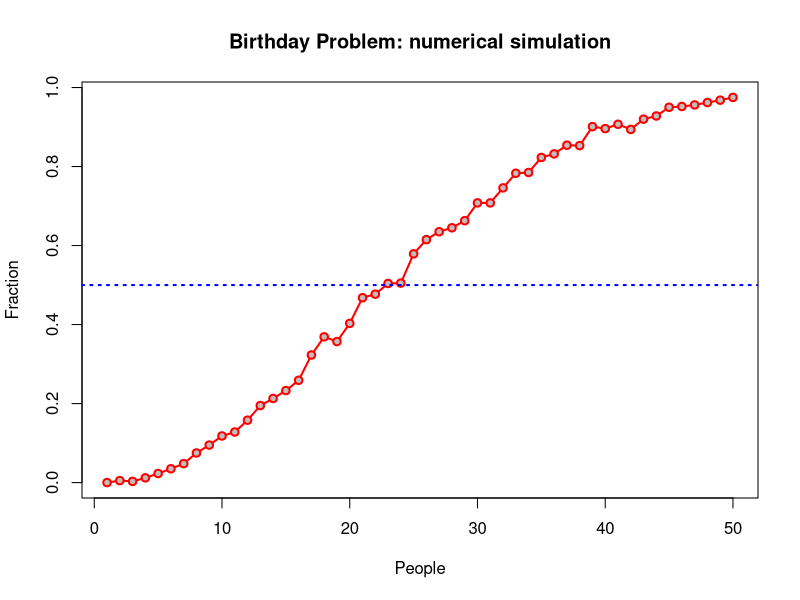
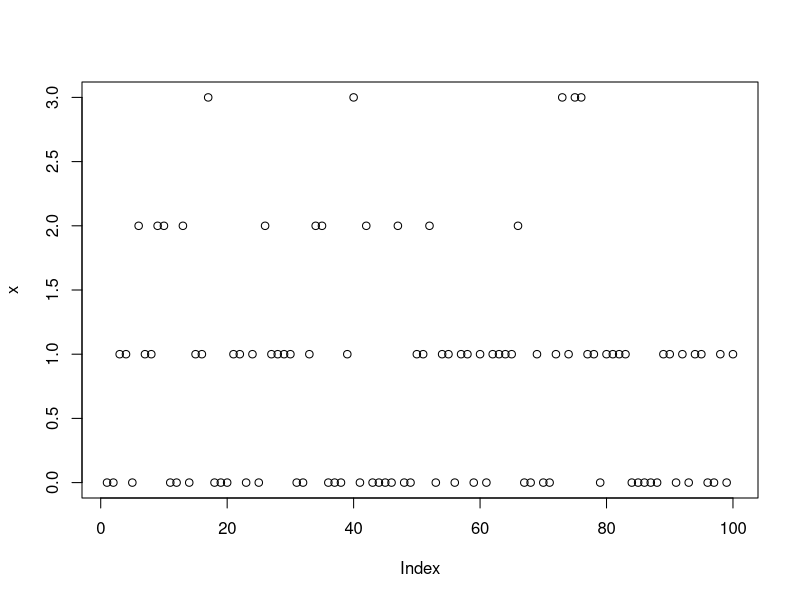
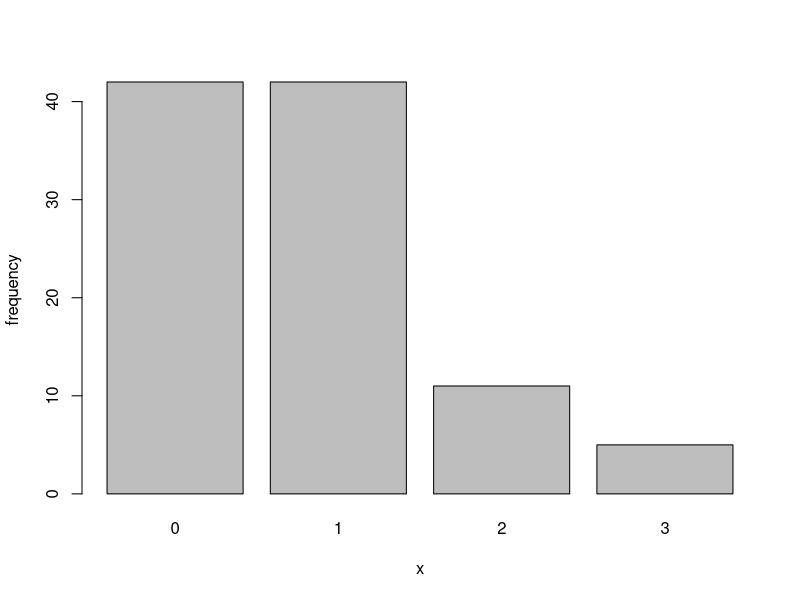
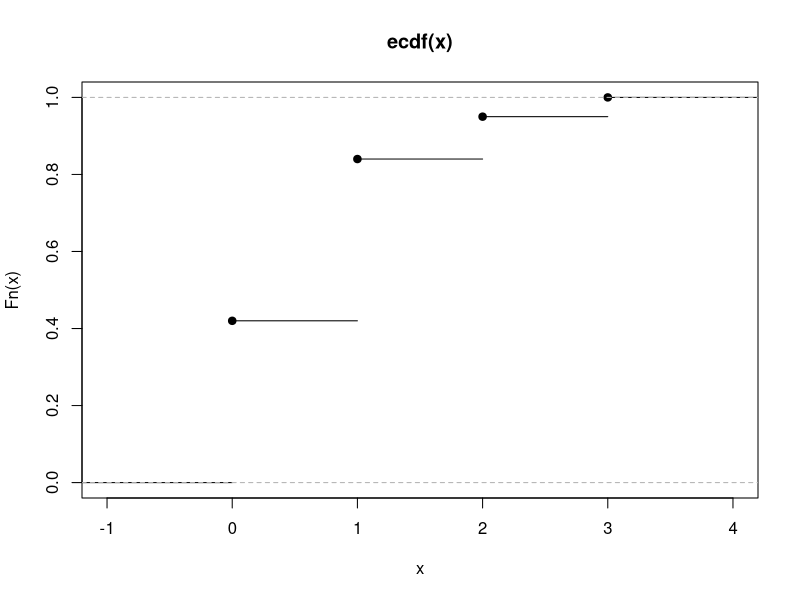
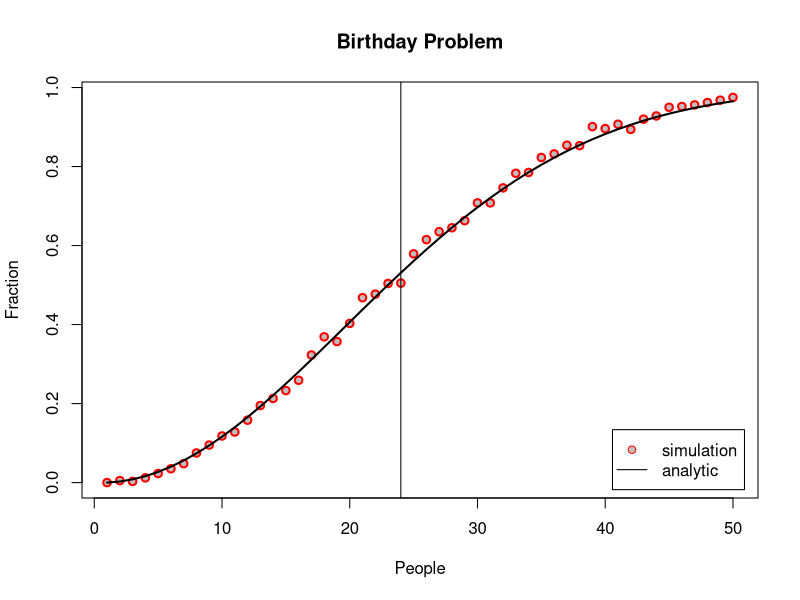
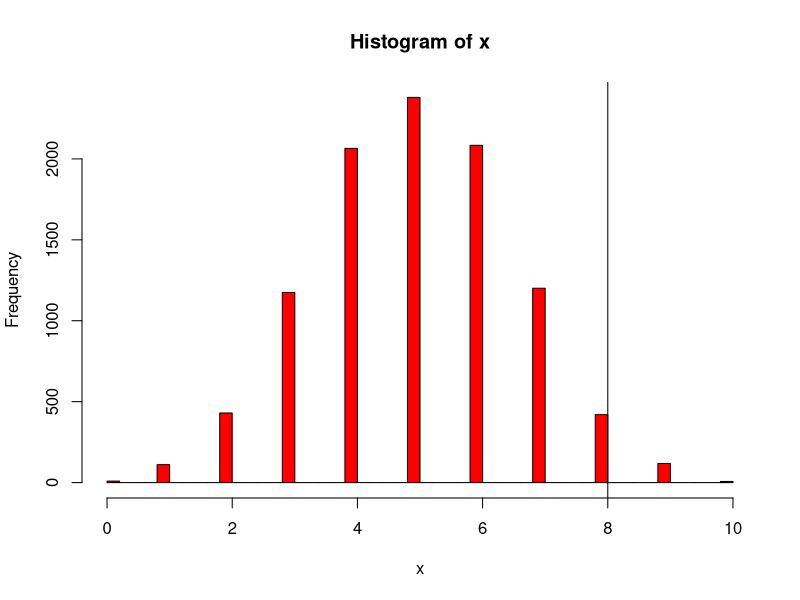
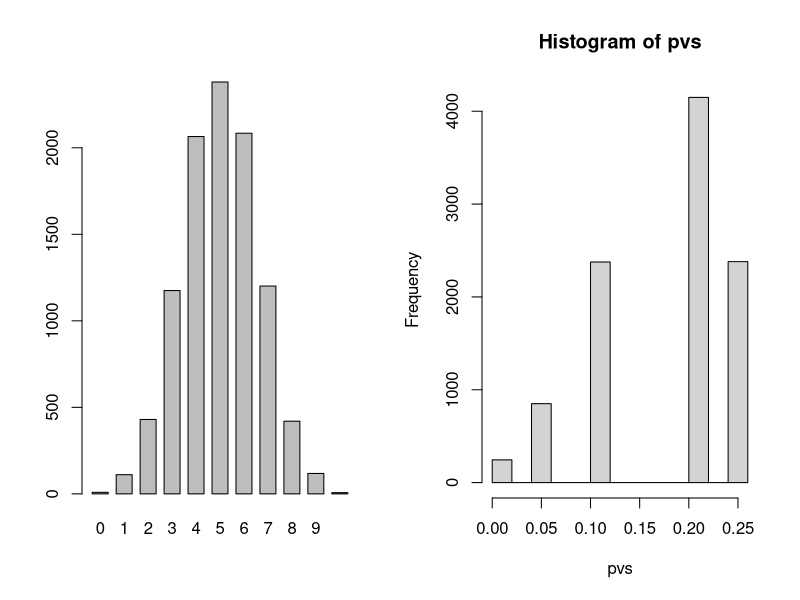

Here is the R script that generated these plots, in order:
## ---- chunk 1
n=40
bds=sample(1:365, n, replace=TRUE)
## ---- chunk 2
dups=duplicated(bds)
## ---- chunk 3
str(dups)
typeof(dups)
summary(dups)
sort(bds)
bds[dups]
sum(dups,na.rm=TRUE)
any(dups)
anyDuplicated(bds)
## ---- chunk 4
m=1000
bds=sample(365, n*m, replace=TRUE)
A=matrix(bds,m,n,byrow=TRUE)
x=apply(A,1,anyDuplicated)
fract=sum(x>0)/m
fract
## ---- chunk 5
fract=vector("numeric",50)
for (n in 1:50) {
  A=matrix(sample(365,n*m,replace=TRUE), m,n,byrow=TRUE)
  fract[n]=sum(apply(A,1,anyDuplicated)>0)/m
}
plot(1:50, fract, main="Birthday Problem: numerical simulation", xlab="People", ylab="Fraction", 
     type="o", col="red", pch=21, bg="grey",lwd=2)
#?plot
abline(h=0.5, lty=3, col="blue", lwd=2)
## ---- chunk 6
m=100
n=24
p=1/365
x=rbinom(m,size=n*(n-1)/2, prob=p)
head(x)
table(x)
plot(x)
barplot(table(x), xlab="x", ylab="frequency")
plot(ecdf(x))

# understand dbinom
dbinom(0:10, size=n*(n-1)/2, prob=p)

n = 1:50
N = n*(n-1)/2
#N is a vector!!!
fa = 1 - dbinom(0,N,p)

plot(1:50, fract, main="Birthday Problem", xlab="People", ylab="Fraction", col="red", pch=21, bg="grey",lwd=2)
points(n, fa, type="l", lwd=2)
#?points
legend("bottomright",inset=0.02, legend=c("simulation", "analytic"), 
       pch=c(21,NA), pt.bg=c("grey",NA), lty=c(NA,1), col=c("red","black"))
abline(v=24)
## ---- chunk 7

# null hypothesis: fair coin ==> binomial with p=0.5
p=0.5
# observed data (independent) H H L H H H .... => 10 throws, 9 heads
# statistic 
N=10
S=9

# probability of observing 9 or more heads if coin is fair
# Notice that (S>=9) = (S>8)
pvalue=pbinom(S-1,N,p,lower.tail=FALSE)
pvalue

# try with S=8
# reject ?
## ---- chunk 8
m=10000
x=rbinom(m,10,p)
fp=sum(x>8)
fp
## ---- chunk 9
table(x)
# adjust breakpoints, histogram is for continuous distributions
hist(x,50,col="red")
abline(v=8)
## ---- chunk 10
pvs=dbinom(x,10,p)
par(mfcol=c(1,2))
barplot(table(x), space=0.5)
hist(pvs)
